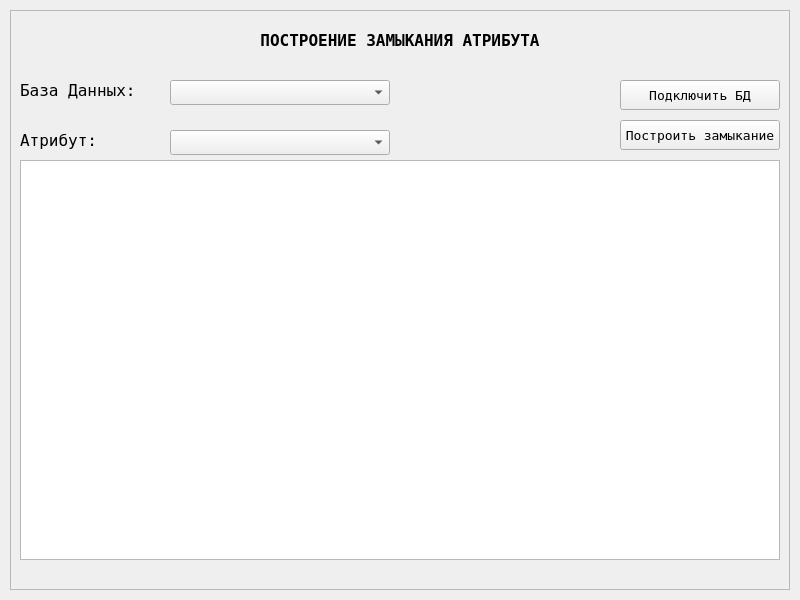
<?xml version="1.0" encoding="UTF-8"?>
<ui version="4.0">
 <class>Frame</class>
 <widget class="QFrame" name="Frame">
  <property name="geometry">
   <rect>
    <x>0</x>
    <y>0</y>
    <width>800</width>
    <height>600</height>
   </rect>
  </property>
  <property name="windowTitle">
   <string>Frame</string>
  </property>
  <widget class="QFrame" name="frameMenu">
   <property name="geometry">
    <rect>
     <x>10</x>
     <y>10</y>
     <width>780</width>
     <height>580</height>
    </rect>
   </property>
   <property name="font">
    <font>
     <pointsize>12</pointsize>
    </font>
   </property>
   <property name="frameShape">
    <enum>QFrame::StyledPanel</enum>
   </property>
   <property name="frameShadow">
    <enum>QFrame::Raised</enum>
   </property>
   <widget class="QLabel" name="labelMain">
    <property name="geometry">
     <rect>
      <x>70</x>
      <y>10</y>
      <width>640</width>
      <height>40</height>
     </rect>
    </property>
    <property name="font">
     <font>
      <family>Fixedsys</family>
      <pointsize>12</pointsize>
      <weight>75</weight>
      <bold>true</bold>
      <kerning>false</kerning>
     </font>
    </property>
    <property name="text">
     <string>ПОСТРОЕНИЕ ЗАМЫКАНИЯ АТРИБУТА</string>
    </property>
    <property name="alignment">
     <set>Qt::AlignCenter</set>
    </property>
   </widget>
   <widget class="QTextEdit" name="textEditResult">
    <property name="geometry">
     <rect>
      <x>10</x>
      <y>150</y>
      <width>760</width>
      <height>400</height>
     </rect>
    </property>
    <property name="font">
     <font>
      <family>Fixedsys</family>
      <pointsize>12</pointsize>
     </font>
    </property>
   </widget>
   <widget class="QPushButton" name="pushButtonAction">
    <property name="geometry">
     <rect>
      <x>610</x>
      <y>110</y>
      <width>160</width>
      <height>30</height>
     </rect>
    </property>
    <property name="font">
     <font>
      <family>Fixedsys</family>
      <pointsize>10</pointsize>
      <weight>50</weight>
      <bold>false</bold>
     </font>
    </property>
    <property name="text">
     <string>Построить замыкание</string>
    </property>
   </widget>
   <widget class="QComboBox" name="comboBoxDB">
    <property name="geometry">
     <rect>
      <x>160</x>
      <y>70</y>
      <width>220</width>
      <height>25</height>
     </rect>
    </property>
   </widget>
   <widget class="QLabel" name="labelDataBase">
    <property name="geometry">
     <rect>
      <x>10</x>
      <y>70</y>
      <width>140</width>
      <height>20</height>
     </rect>
    </property>
    <property name="font">
     <font>
      <family>Fixedsys</family>
      <pointsize>12</pointsize>
     </font>
    </property>
    <property name="text">
     <string>База Данных:</string>
    </property>
   </widget>
   <widget class="QLabel" name="labelAtribute">
    <property name="geometry">
     <rect>
      <x>10</x>
      <y>120</y>
      <width>140</width>
      <height>20</height>
     </rect>
    </property>
    <property name="font">
     <font>
      <family>Fixedsys</family>
      <pointsize>12</pointsize>
     </font>
    </property>
    <property name="text">
     <string>Атрибут:</string>
    </property>
   </widget>
   <widget class="QComboBox" name="comboBoxAtribute">
    <property name="geometry">
     <rect>
      <x>160</x>
      <y>120</y>
      <width>220</width>
      <height>25</height>
     </rect>
    </property>
   </widget>
   <widget class="QPushButton" name="pushButtonConnect">
    <property name="geometry">
     <rect>
      <x>610</x>
      <y>70</y>
      <width>160</width>
      <height>30</height>
     </rect>
    </property>
    <property name="font">
     <font>
      <family>Fixedsys</family>
      <pointsize>10</pointsize>
      <weight>50</weight>
      <bold>false</bold>
     </font>
    </property>
    <property name="text">
     <string>Подключить БД</string>
    </property>
   </widget>
  </widget>
 </widget>
 <resources/>
 <connections/>
</ui>
